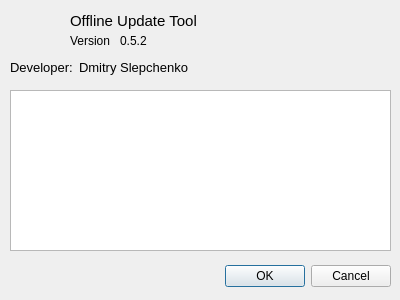
<?xml version="1.0" encoding="UTF-8"?>
<ui version="4.0">
 <class>AboutDialog</class>
 <widget class="QDialog" name="AboutDialog">
  <property name="geometry">
   <rect>
    <x>0</x>
    <y>0</y>
    <width>400</width>
    <height>300</height>
   </rect>
  </property>
  <property name="minimumSize">
   <size>
    <width>400</width>
    <height>300</height>
   </size>
  </property>
  <property name="maximumSize">
   <size>
    <width>400</width>
    <height>300</height>
   </size>
  </property>
  <property name="windowTitle">
   <string>About</string>
  </property>
  <widget class="QDialogButtonBox" name="buttonBox">
   <property name="geometry">
    <rect>
     <x>10</x>
     <y>260</y>
     <width>381</width>
     <height>32</height>
    </rect>
   </property>
   <property name="orientation">
    <enum>Qt::Horizontal</enum>
   </property>
   <property name="standardButtons">
    <set>QDialogButtonBox::Cancel|QDialogButtonBox::Ok</set>
   </property>
  </widget>
  <widget class="QWidget" name="horizontalLayoutWidget">
   <property name="geometry">
    <rect>
     <x>10</x>
     <y>60</y>
     <width>381</width>
     <height>21</height>
    </rect>
   </property>
   <layout class="QHBoxLayout" name="horizontalLayout">
    <item>
     <layout class="QFormLayout" name="formLayout">
      <item row="0" column="0">
       <widget class="QLabel" name="label">
        <property name="font">
         <font>
          <pointsize>10</pointsize>
         </font>
        </property>
        <property name="text">
         <string>Developer:</string>
        </property>
       </widget>
      </item>
      <item row="0" column="1">
       <widget class="QLabel" name="label_2">
        <property name="font">
         <font>
          <pointsize>10</pointsize>
         </font>
        </property>
        <property name="text">
         <string>Dmitry Slepchenko</string>
        </property>
       </widget>
      </item>
     </layout>
    </item>
   </layout>
  </widget>
  <widget class="QWidget" name="horizontalLayoutWidget_2">
   <property name="geometry">
    <rect>
     <x>10</x>
     <y>90</y>
     <width>381</width>
     <height>161</height>
    </rect>
   </property>
   <layout class="QHBoxLayout" name="horizontalLayout_3">
    <item>
     <widget class="QTextBrowser" name="releaseNotesBrowser"/>
    </item>
   </layout>
  </widget>
  <widget class="QLabel" name="toolNameLabel">
   <property name="geometry">
    <rect>
     <x>70</x>
     <y>10</y>
     <width>131</width>
     <height>21</height>
    </rect>
   </property>
   <property name="font">
    <font>
     <pointsize>11</pointsize>
    </font>
   </property>
   <property name="text">
    <string>Offline Update Tool</string>
   </property>
  </widget>
  <widget class="QLabel" name="versionLabel">
   <property name="geometry">
    <rect>
     <x>70</x>
     <y>30</y>
     <width>47</width>
     <height>21</height>
    </rect>
   </property>
   <property name="font">
    <font>
     <pointsize>9</pointsize>
    </font>
   </property>
   <property name="text">
    <string>Version</string>
   </property>
  </widget>
  <widget class="QLabel" name="varsionValue">
   <property name="geometry">
    <rect>
     <x>120</x>
     <y>30</y>
     <width>81</width>
     <height>21</height>
    </rect>
   </property>
   <property name="font">
    <font>
     <pointsize>9</pointsize>
    </font>
   </property>
   <property name="text">
    <string>0.5.2</string>
   </property>
  </widget>
 </widget>
 <resources/>
 <connections>
  <connection>
   <sender>buttonBox</sender>
   <signal>accepted()</signal>
   <receiver>AboutDialog</receiver>
   <slot>accept()</slot>
   <hints>
    <hint type="sourcelabel">
     <x>248</x>
     <y>254</y>
    </hint>
    <hint type="destinationlabel">
     <x>157</x>
     <y>274</y>
    </hint>
   </hints>
  </connection>
  <connection>
   <sender>buttonBox</sender>
   <signal>rejected()</signal>
   <receiver>AboutDialog</receiver>
   <slot>reject()</slot>
   <hints>
    <hint type="sourcelabel">
     <x>316</x>
     <y>260</y>
    </hint>
    <hint type="destinationlabel">
     <x>286</x>
     <y>274</y>
    </hint>
   </hints>
  </connection>
 </connections>
</ui>
